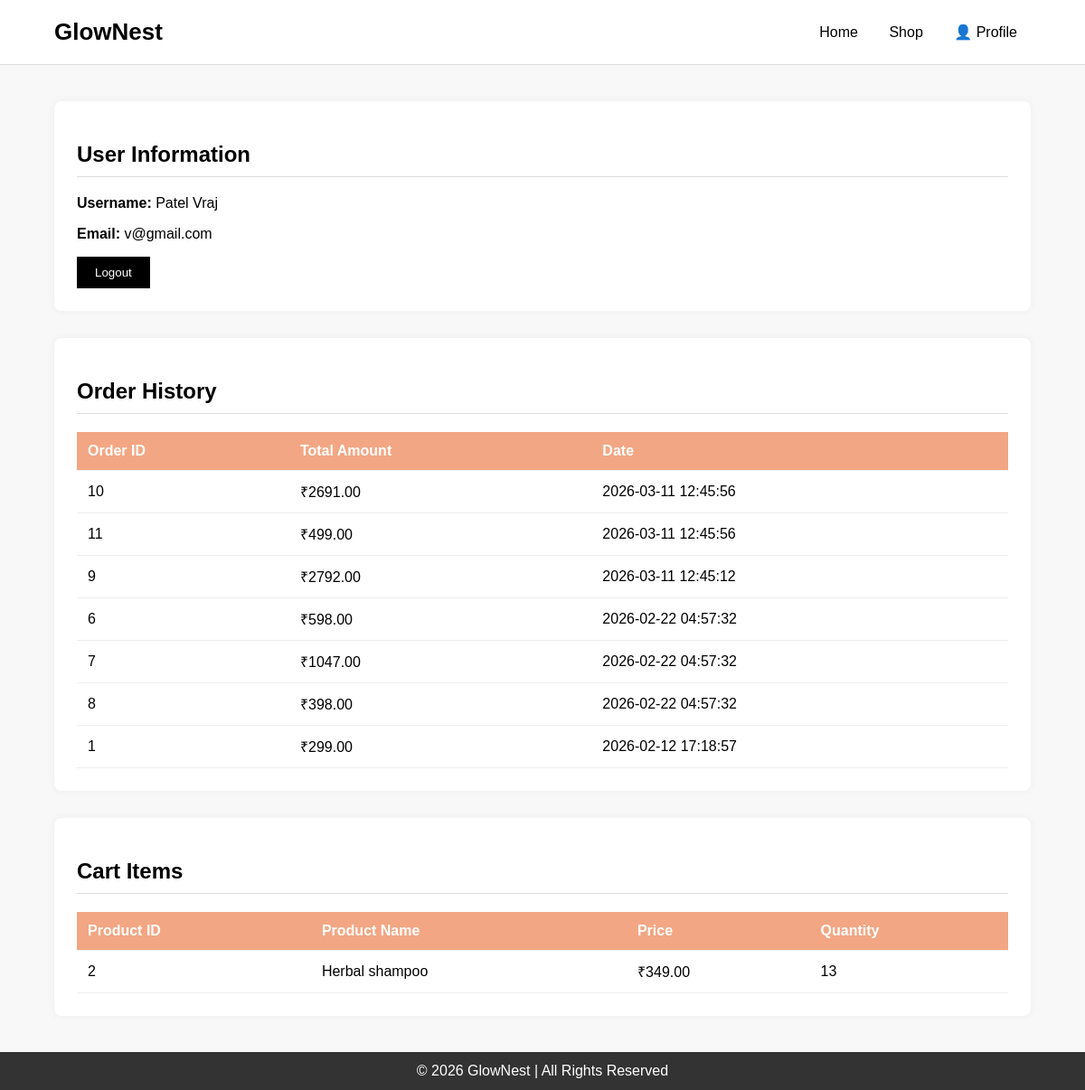
/account.php (signed in), run on an earlier commit of the app's database.
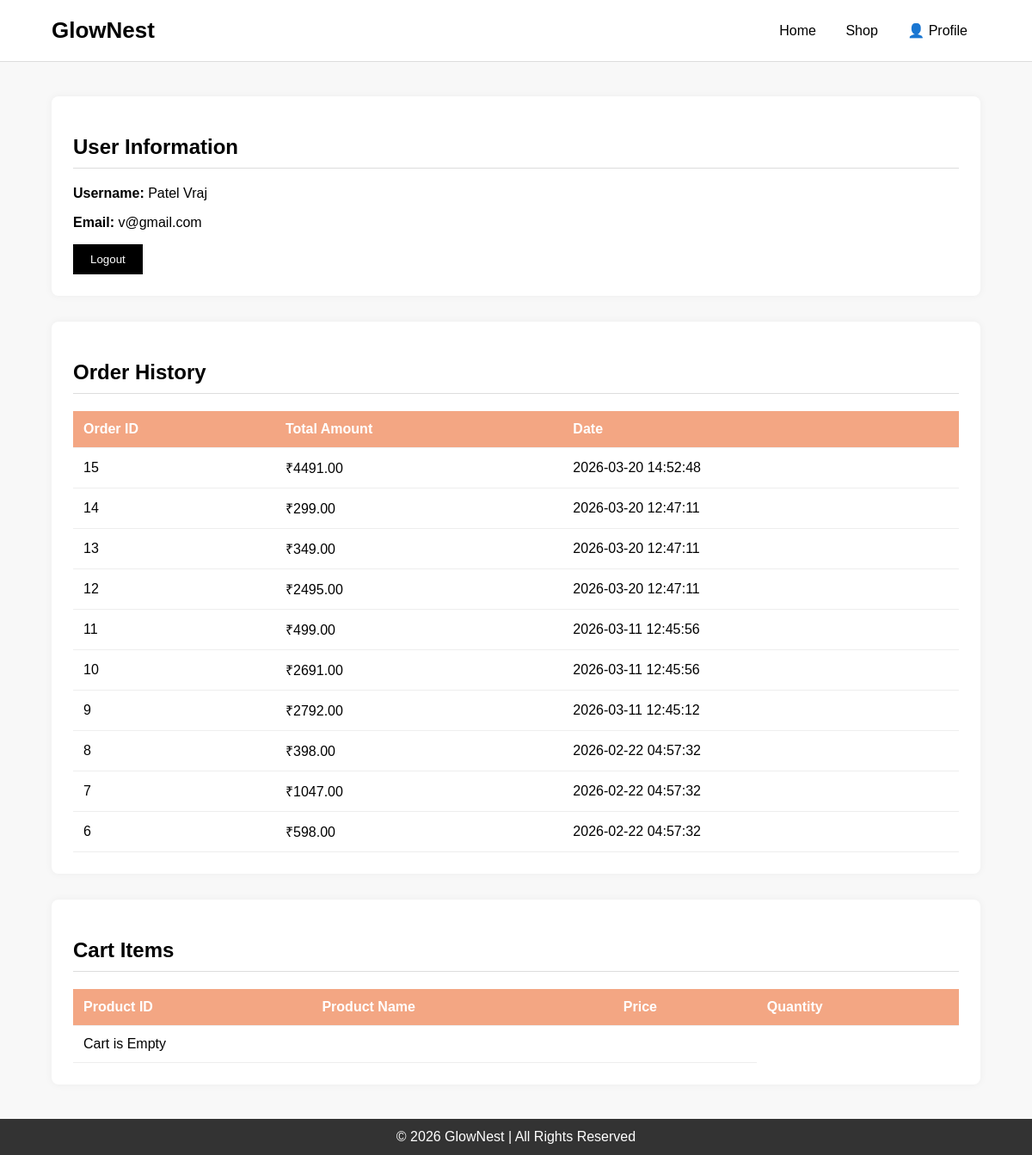
And on a later commit of the database.
### tables this page shows
CREATE TABLE `orders` (
  `order_id` int(15) NOT NULL,
  `order_date` timestamp NOT NULL DEFAULT current_timestamp(),
  `status` varchar(15) NOT NULL,
  `price` decimal(10,2) NOT NULL,
  `quantity` int(10) NOT NULL,
  `total_amount` decimal(10,2) NOT NULL,
  `user_id` int(15) NOT NULL,
  `product_id` int(15) NOT NULL
);

CREATE TABLE `cart` (
  `cart_id` int(11) NOT NULL,
  `user_id` int(11) DEFAULT NULL,
  `product_id` int(11) DEFAULT NULL,
  `quantity` int(11) DEFAULT NULL,
  `price` decimal(10,2) DEFAULT NULL,
  `total_amount` decimal(10,2) DEFAULT NULL,
  `added_date` datetime DEFAULT current_timestamp()
);

CREATE TABLE `products` (
  `product_id` int(15) NOT NULL,
  `product_name` varchar(100) NOT NULL,
  `price` decimal(10,2) NOT NULL,
  `stock` int(10) NOT NULL,
  `description` text DEFAULT NULL,
  `image` varchar(150) DEFAULT NULL,
  `category_id` int(15) NOT NULL,
  `brand_id` int(15) NOT NULL
);

### account.php (the view, shortened to what this page needs)
<?php
$conn = mysqli_connect("localhost", "root", "", "cosmatic_shop");
$username = $_SESSION['username'];
$user_query = mysqli_query($conn, "SELECT * FROM user WHERE email  = '$username'");
$user_data = mysqli_fetch_assoc($user_query);
$user_id = $user_data['user_id'];
$order_query = mysqli_query($conn, "SELECT * FROM orders WHERE user_id = '$user_id' ORDER BY order_date DESC");
$cart_query = mysqli_query($conn, "SELECT * FROM cart WHERE user_id='$user_id'");
$prod = mysqli_query($conn, "SELECT * FROM products WHERE product_id IN (SELECT product_id FROM cart WHERE user_id='$user_id')");
?>
<!DOCTYPE html>
<html>
<head>
</head>
<body>
<header>
    <div class="logo">GlowNest</div>
    <nav>
        <a href="home.php">Home</a>
        <a href="shoppage.php">Shop</a>
        <a href="profile.php">👤 Profile</a>
    </nav>
</header>
<div class="container">
    <div class="section">
        <h2>User Information</h2>
        <p><strong>Username:</strong> <?php echo $user_data['name']; ?></p>
        <p><strong>Email:</strong> <?php echo $user_data['email']; ?></p>
        <form action="logout.php" method="POST">
            <button type="submit" class="logout-btn">Logout</button>
        </form>
    </div>
    <div class="section">
        <h2>Order History</h2>
        <table>
            <tr>
                <th>Order ID</th>
                <th>Total Amount</th>
                <th>Date</th>
            </tr>
            <?php
            if(mysqli_num_rows($order_query) > 0)
            {
                while($order = mysqli_fetch_assoc($order_query))
                {
                    echo "<tr>
                            <td>".$order['order_id']."</td>
                            <td>₹".$order['total_amount']."</td>
                            <td>".$order['order_date']."</td>
                          </tr>";
                }
            }
            else
            {
                echo "<tr><td colspan='4'>No Orders Found</td></tr>";
            }
            ?>
        </table>
    </div>
    <div class="section">
        <h2>Cart Items</h2>
        <table>
            <tr>
                <th>Product ID</th>
                <th>Product Name</th>
                <th>Price</th>
                <th>Quantity</th>
            </tr>
            <?php
            if(mysqli_num_rows($cart_query) > 0)
            {
                while($cart = mysqli_fetch_assoc($cart_query))
                {
                    $pr = mysqli_fetch_assoc($prod);
                    echo "<tr>
                            <td>".$cart['product_id']."</td>
                            <td>".$pr['product_name']."</td>
                            <td>₹".$cart['price']."</td>
                            <td>".$cart['quantity']."</td>
                          </tr>";
                }
            }
            else
            {
                echo "<tr><td colspan='3'>Cart is Empty</td></tr>";
            }
            ?>
        </table>
    </div>
</div>
<div class="footer">
    &copy; 2026 GlowNest | All Rights Reserved
</div>
</body>
</html>

What changed in the data, as far as the page shows it:
removed orders: order_id "1", total_amount "299.00", order_date "2026-02-12 17:18:57"
removed cart: product "2", product.product_name "Herbal shampoo", price "349.00", quantity "13"
added orders: order_id "15", total_amount "4491.00", order_date "2026-03-20 14:52:48"
added orders: order_id "14", total_amount "299.00", order_date "2026-03-20 12:47:11"
added orders: order_id "13", total_amount "349.00", order_date "2026-03-20 12:47:11"
added orders: order_id "12", total_amount "2495.00", order_date "2026-03-20 12:47:11"
shown differently, row unchanged: orders id 11: moves up the list
changed orders id 8: moves up the list
shown differently, row unchanged: orders id 7: moves down the list
Also different on the page:
text now shown: "Cart is Empty"
